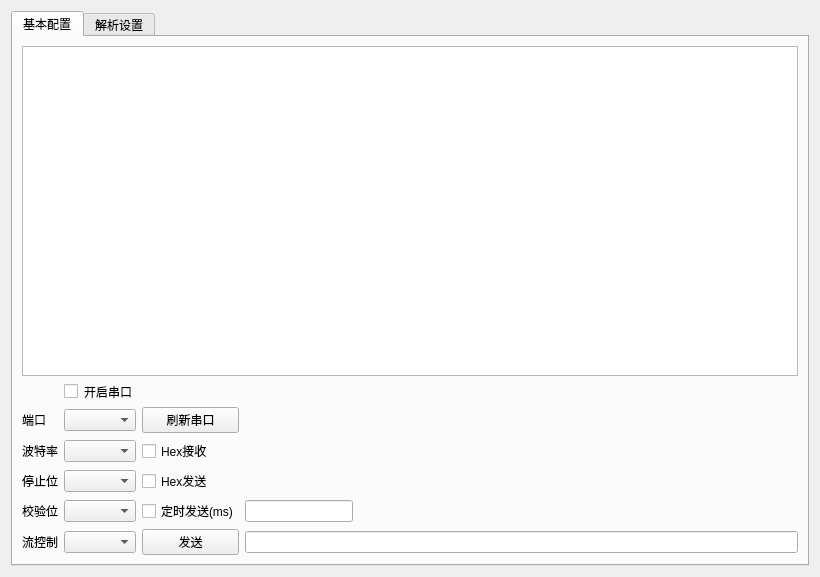
<?xml version="1.0" encoding="UTF-8"?>
<ui version="4.0">
 <class>Widget</class>
 <widget class="QWidget" name="Widget">
  <property name="geometry">
   <rect>
    <x>0</x>
    <y>0</y>
    <width>820</width>
    <height>577</height>
   </rect>
  </property>
  <property name="windowTitle">
   <string>Widget</string>
  </property>
  <layout class="QGridLayout" name="gridLayout_3">
   <item row="0" column="0">
    <widget class="QTabWidget" name="tabWidget">
     <property name="currentIndex">
      <number>0</number>
     </property>
     <widget class="QWidget" name="tab_1">
      <attribute name="title">
       <string>基本配置</string>
      </attribute>
      <layout class="QGridLayout" name="gridLayout">
       <item row="5" column="1">
        <widget class="QComboBox" name="comboBox_stopBit"/>
       </item>
       <item row="6" column="4">
        <spacer name="horizontalSpacer">
         <property name="orientation">
          <enum>Qt::Horizontal</enum>
         </property>
         <property name="sizeHint" stdset="0">
          <size>
           <width>341</width>
           <height>20</height>
          </size>
         </property>
        </spacer>
       </item>
       <item row="6" column="1">
        <widget class="QComboBox" name="comboBox_checkBit"/>
       </item>
       <item row="4" column="1">
        <widget class="QComboBox" name="comboBox_baudRate"/>
       </item>
       <item row="3" column="1">
        <widget class="QComboBox" name="comboBox_serialPort"/>
       </item>
       <item row="4" column="2">
        <widget class="QCheckBox" name="checkBox_HexReceive">
         <property name="text">
          <string>Hex接收</string>
         </property>
        </widget>
       </item>
       <item row="6" column="3">
        <widget class="QLineEdit" name="lineEdit_cycleTimeSet">
         <property name="sizePolicy">
          <sizepolicy hsizetype="Fixed" vsizetype="Fixed">
           <horstretch>0</horstretch>
           <verstretch>0</verstretch>
          </sizepolicy>
         </property>
        </widget>
       </item>
       <item row="3" column="0">
        <widget class="QLabel" name="label_serialPort">
         <property name="text">
          <string>端口</string>
         </property>
        </widget>
       </item>
       <item row="4" column="0">
        <widget class="QLabel" name="label_baudRate">
         <property name="text">
          <string>波特率</string>
         </property>
        </widget>
       </item>
       <item row="5" column="0">
        <widget class="QLabel" name="label_stopBit">
         <property name="text">
          <string>停止位</string>
         </property>
        </widget>
       </item>
       <item row="7" column="2">
        <widget class="QPushButton" name="pushButton_sendOnceManual">
         <property name="text">
          <string>发送</string>
         </property>
        </widget>
       </item>
       <item row="7" column="0">
        <widget class="QLabel" name="label_flowControl">
         <property name="text">
          <string>流控制</string>
         </property>
        </widget>
       </item>
       <item row="5" column="2">
        <widget class="QCheckBox" name="checkBox_HexSend">
         <property name="text">
          <string>Hex发送</string>
         </property>
        </widget>
       </item>
       <item row="7" column="1">
        <widget class="QComboBox" name="comboBox_flowControl"/>
       </item>
       <item row="6" column="0">
        <widget class="QLabel" name="label_checkBit">
         <property name="text">
          <string>校验位</string>
         </property>
        </widget>
       </item>
       <item row="7" column="3" colspan="2">
        <widget class="QLineEdit" name="lineEdit_sendEdit"/>
       </item>
       <item row="6" column="2">
        <widget class="QCheckBox" name="checkBox_timeCycleSend">
         <property name="text">
          <string>定时发送(ms)</string>
         </property>
        </widget>
       </item>
       <item row="3" column="2">
        <widget class="QPushButton" name="pushButton_refreshSerial">
         <property name="text">
          <string>刷新串口</string>
         </property>
        </widget>
       </item>
       <item row="2" column="1">
        <widget class="QCheckBox" name="checkBox_openSerial">
         <property name="layoutDirection">
          <enum>Qt::LeftToRight</enum>
         </property>
         <property name="styleSheet">
          <string notr="true">font: 75 12pt &quot;Adobe Arabic&quot;;
border-color: rgb(0, 0, 0);</string>
         </property>
         <property name="text">
          <string>开启串口</string>
         </property>
        </widget>
       </item>
       <item row="0" column="0" colspan="5">
        <widget class="QPlainTextEdit" name="plainTextEdit_receiveDataShow"/>
       </item>
      </layout>
     </widget>
     <widget class="QWidget" name="tab_2">
      <attribute name="title">
       <string>解析设置</string>
      </attribute>
      <widget class="QSpinBox" name="spinBox_varNumber">
       <property name="geometry">
        <rect>
         <x>110</x>
         <y>150</y>
         <width>42</width>
         <height>22</height>
        </rect>
       </property>
       <property name="wrapping">
        <bool>false</bool>
       </property>
       <property name="buttonSymbols">
        <enum>QAbstractSpinBox::PlusMinus</enum>
       </property>
       <property name="correctionMode">
        <enum>QAbstractSpinBox::CorrectToPreviousValue</enum>
       </property>
      </widget>
      <widget class="QLabel" name="label_varNumber">
       <property name="geometry">
        <rect>
         <x>30</x>
         <y>150</y>
         <width>72</width>
         <height>15</height>
        </rect>
       </property>
       <property name="text">
        <string>变量个数</string>
       </property>
      </widget>
      <widget class="QPushButton" name="pushButton">
       <property name="geometry">
        <rect>
         <x>70</x>
         <y>220</y>
         <width>88</width>
         <height>23</height>
        </rect>
       </property>
       <property name="text">
        <string>确定</string>
       </property>
      </widget>
     </widget>
    </widget>
   </item>
  </layout>
 </widget>
 <tabstops>
  <tabstop>comboBox_serialPort</tabstop>
  <tabstop>comboBox_baudRate</tabstop>
  <tabstop>comboBox_stopBit</tabstop>
  <tabstop>comboBox_checkBit</tabstop>
  <tabstop>comboBox_flowControl</tabstop>
  <tabstop>checkBox_HexReceive</tabstop>
  <tabstop>checkBox_HexSend</tabstop>
  <tabstop>checkBox_timeCycleSend</tabstop>
  <tabstop>pushButton_sendOnceManual</tabstop>
  <tabstop>lineEdit_cycleTimeSet</tabstop>
  <tabstop>lineEdit_sendEdit</tabstop>
  <tabstop>checkBox_openSerial</tabstop>
  <tabstop>tabWidget</tabstop>
  <tabstop>plainTextEdit_receiveDataShow</tabstop>
 </tabstops>
 <resources/>
 <connections/>
</ui>
